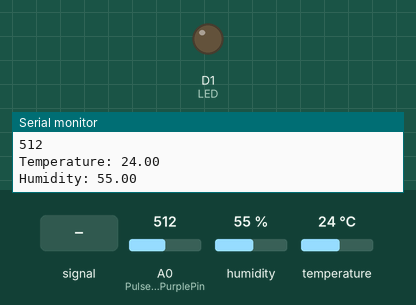
Recording of a sketch running on a simulated ESP8266 (NodeMCU). Shown: output pins drawn as LEDs (lit = HIGH), the last lines printed to the serial monitor. Inputs (shaded band) come from the test bench; at power-on: A0 (PulseSensorPurplePin) = 512, humidity 55 %, temperature 24 °C. WiFi joins after 1.5 s; servers stay silent unless stated.

Above: at 2.8 s.
2.9 s: A0 (PulseSensorPurplePin) fed a 200 Hz sine of ±81 counts around its level
At 6.7 s:
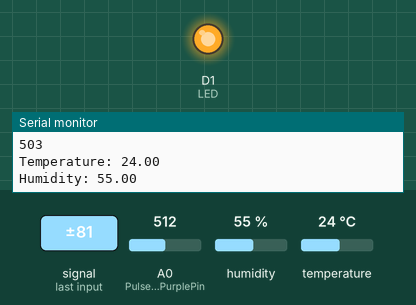
10.2 s: A0 (PulseSensorPurplePin) set to 560
At 12.4 s:
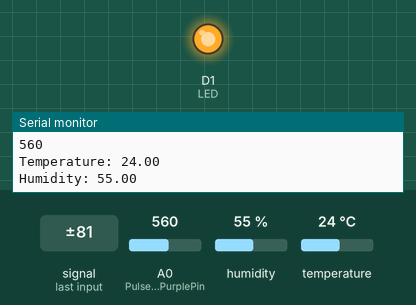
13.2 s: A0 (PulseSensorPurplePin) set to 535
At 15.3 s:
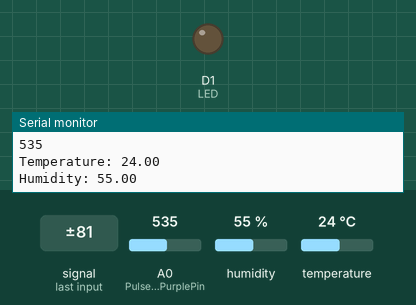
15.9 s: A0 (PulseSensorPurplePin) set to 716
At 18.2 s:
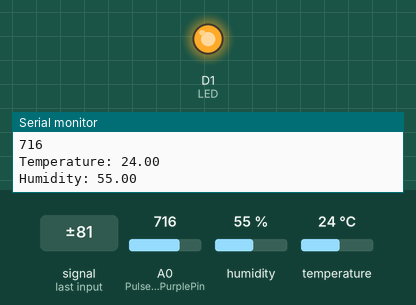
Timing chart, 0 to 19.7 s (numbered marks = the images above; inputs shaded):
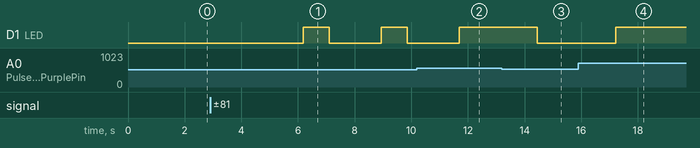

Measured:
- the behaviour switches between 551 and 550 on A0 (PulseSensorPurplePin) (found by bisection; images 2 and 3)
- after the input at 2.9 s, D1 (LED): alternates HIGH for 0.91 s and LOW for 1.8 s, starting after 3.3 s
- after the input at 10.2 s, D1 (LED): goes on until 11.7 s, then stays HIGH
- after the input at 13.2 s, D1 (LED): HIGH → LOW after 1.3 s
- after the input at 15.9 s, D1 (LED): LOW → HIGH after 1.3 s

The sketch:

IOT_final_project_of_Health_monitering_system_.ino
```cpp
#include <ESP8266WiFi.h>
#include <DHT.h>
#include <ThingSpeak.h>
int PulseSensorPurplePin = A0;        // Pulse Sensor PURPLE WIRE connected to ANALOG PIN 0
int LED = D1;   //  The on-board Arduion LED

int Signal;                // holds the incoming raw data. Signal value can range from 0-1024
int Threshold = 550;            // Determine which Signal to "count as a beat", and which to ingore.

DHT dht(D5, DHT11);
WiFiClient client;
long myChannelNumber = 1580288;
const char myWriteAPIKey[] = "1A39RXIDPVTBM2S1";
const char myReadAPIKey[] = "1G2Z5O4AT4PWOV2E";

// The SetUp Function:
void setup() {
  Serial.begin(115200);
  WiFi.begin("", "");     //here insert WiFi-name and Password between these double Qoumas.
  while(WiFi.status() != WL_CONNECTED)
  {
    delay(200);
    Serial.print("..");
  }
  Serial.println();
  Serial.println("NodeMCU is connected!");
  Serial.println(WiFi.localIP());
  pinMode(LED,OUTPUT);         // pin that will blink to your heartbeat!
  Serial.begin(115200);         // Set's up Serial Communication at certain speed.
  dht.begin();
  ThingSpeak.begin(client);
}

// The Main Loop Function
void loop() {

  Signal = analogRead(PulseSensorPurplePin);  // Read the PulseSensor's value.
  float h = dht.readHumidity();
  float t = dht.readTemperature();
  Serial.println("\nYour heart rate is.");
  Serial.println(Signal);            // Send the Signal value to Serial Plotter.
  Serial.println("Temperature: " + (String) t);  // Assign this value to the "Signal" variable.
  Serial.println("Humidity: " + (String) h);
  ThingSpeak.writeField(myChannelNumber, 1, t, myWriteAPIKey);
  ThingSpeak.writeField(myChannelNumber, 2, h, myWriteAPIKey);
  ThingSpeak.writeField(myChannelNumber, 3, Signal, myWriteAPIKey);

   if(Signal > Threshold){                          // If the signal is above "550", then "turn-on" Arduino's on-Board LED.
     digitalWrite(LED,HIGH);
   } else {
     digitalWrite(LED,LOW);                //  Else, the sigal must be below "550", so "turn-off" this LED.
   }

delay(10);


}
```
